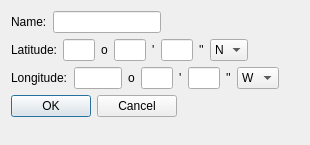
<?xml version="1.0" encoding="UTF-8"?>
<ui version="4.0">
 <class>LocationConfigDialog</class>
 <widget class="QDialog" name="LocationConfigDialog">
  <property name="geometry">
   <rect>
    <x>0</x>
    <y>0</y>
    <width>310</width>
    <height>145</height>
   </rect>
  </property>
  <property name="sizePolicy">
   <sizepolicy hsizetype="Fixed" vsizetype="Fixed">
    <horstretch>0</horstretch>
    <verstretch>0</verstretch>
   </sizepolicy>
  </property>
  <property name="minimumSize">
   <size>
    <width>310</width>
    <height>145</height>
   </size>
  </property>
  <property name="maximumSize">
   <size>
    <width>310</width>
    <height>145</height>
   </size>
  </property>
  <property name="windowTitle">
   <string>Configure Location</string>
  </property>
  <layout class="QFormLayout" name="formLayout">
   <item row="0" column="0">
    <layout class="QHBoxLayout" name="horizontalLayout">
     <item>
      <widget class="QLabel" name="loc_label">
       <property name="text">
        <string>Name:</string>
       </property>
      </widget>
     </item>
     <item>
      <widget class="QLineEdit" name="loc_edit"/>
     </item>
    </layout>
   </item>
   <item row="1" column="0">
    <layout class="QHBoxLayout" name="horizontalLayout_2">
     <property name="sizeConstraint">
      <enum>QLayout::SetFixedSize</enum>
     </property>
     <item>
      <widget class="QLabel" name="lat_label">
       <property name="text">
        <string>Latitude:</string>
       </property>
      </widget>
     </item>
     <item>
      <widget class="QLineEdit" name="lat_deg_edit">
       <property name="sizePolicy">
        <sizepolicy hsizetype="Fixed" vsizetype="Fixed">
         <horstretch>0</horstretch>
         <verstretch>0</verstretch>
        </sizepolicy>
       </property>
       <property name="minimumSize">
        <size>
         <width>32</width>
         <height>0</height>
        </size>
       </property>
       <property name="maximumSize">
        <size>
         <width>32</width>
         <height>16777215</height>
        </size>
       </property>
       <property name="maxLength">
        <number>2</number>
       </property>
      </widget>
     </item>
     <item>
      <widget class="QLabel" name="lat_deg_label">
       <property name="text">
        <string>o</string>
       </property>
       <property name="textFormat">
        <enum>Qt::PlainText</enum>
       </property>
      </widget>
     </item>
     <item>
      <widget class="QLineEdit" name="lat_min_edit">
       <property name="sizePolicy">
        <sizepolicy hsizetype="Fixed" vsizetype="Fixed">
         <horstretch>0</horstretch>
         <verstretch>0</verstretch>
        </sizepolicy>
       </property>
       <property name="minimumSize">
        <size>
         <width>32</width>
         <height>0</height>
        </size>
       </property>
       <property name="maximumSize">
        <size>
         <width>32</width>
         <height>16777215</height>
        </size>
       </property>
       <property name="maxLength">
        <number>2</number>
       </property>
      </widget>
     </item>
     <item>
      <widget class="QLabel" name="lat_min_label">
       <property name="text">
        <string>'</string>
       </property>
      </widget>
     </item>
     <item>
      <widget class="QLineEdit" name="lat_sec_edit">
       <property name="sizePolicy">
        <sizepolicy hsizetype="Fixed" vsizetype="Fixed">
         <horstretch>0</horstretch>
         <verstretch>0</verstretch>
        </sizepolicy>
       </property>
       <property name="minimumSize">
        <size>
         <width>32</width>
         <height>0</height>
        </size>
       </property>
       <property name="maximumSize">
        <size>
         <width>32</width>
         <height>16777215</height>
        </size>
       </property>
       <property name="maxLength">
        <number>2</number>
       </property>
      </widget>
     </item>
     <item>
      <widget class="QLabel" name="lat_sec_label">
       <property name="text">
        <string>''</string>
       </property>
      </widget>
     </item>
     <item>
      <widget class="QComboBox" name="lat_dir_cb">
       <item>
        <property name="text">
         <string>N</string>
        </property>
       </item>
       <item>
        <property name="text">
         <string>S</string>
        </property>
       </item>
      </widget>
     </item>
    </layout>
   </item>
   <item row="2" column="0">
    <layout class="QHBoxLayout" name="horizontalLayout_3">
     <item>
      <widget class="QLabel" name="long_label">
       <property name="text">
        <string>Longitude:</string>
       </property>
      </widget>
     </item>
     <item>
      <widget class="QLineEdit" name="long_deg_edit">
       <property name="sizePolicy">
        <sizepolicy hsizetype="Fixed" vsizetype="Fixed">
         <horstretch>0</horstretch>
         <verstretch>0</verstretch>
        </sizepolicy>
       </property>
       <property name="minimumSize">
        <size>
         <width>48</width>
         <height>0</height>
        </size>
       </property>
       <property name="maximumSize">
        <size>
         <width>48</width>
         <height>16777215</height>
        </size>
       </property>
       <property name="maxLength">
        <number>3</number>
       </property>
      </widget>
     </item>
     <item>
      <widget class="QLabel" name="long_deg_label">
       <property name="text">
        <string>o</string>
       </property>
      </widget>
     </item>
     <item>
      <widget class="QLineEdit" name="long_min_edit">
       <property name="sizePolicy">
        <sizepolicy hsizetype="Fixed" vsizetype="Fixed">
         <horstretch>0</horstretch>
         <verstretch>0</verstretch>
        </sizepolicy>
       </property>
       <property name="minimumSize">
        <size>
         <width>32</width>
         <height>0</height>
        </size>
       </property>
       <property name="maximumSize">
        <size>
         <width>32</width>
         <height>16777215</height>
        </size>
       </property>
       <property name="maxLength">
        <number>2</number>
       </property>
      </widget>
     </item>
     <item>
      <widget class="QLabel" name="long_min_label">
       <property name="text">
        <string>'</string>
       </property>
      </widget>
     </item>
     <item>
      <widget class="QLineEdit" name="long_sec_edit">
       <property name="sizePolicy">
        <sizepolicy hsizetype="Fixed" vsizetype="Fixed">
         <horstretch>0</horstretch>
         <verstretch>0</verstretch>
        </sizepolicy>
       </property>
       <property name="minimumSize">
        <size>
         <width>32</width>
         <height>0</height>
        </size>
       </property>
       <property name="maximumSize">
        <size>
         <width>32</width>
         <height>16777215</height>
        </size>
       </property>
       <property name="maxLength">
        <number>2</number>
       </property>
      </widget>
     </item>
     <item>
      <widget class="QLabel" name="long_sec_label">
       <property name="text">
        <string>''</string>
       </property>
      </widget>
     </item>
     <item>
      <widget class="QComboBox" name="long_dir_cb">
       <item>
        <property name="text">
         <string>W</string>
        </property>
       </item>
       <item>
        <property name="text">
         <string>E</string>
        </property>
       </item>
      </widget>
     </item>
    </layout>
   </item>
   <item row="3" column="0">
    <widget class="QDialogButtonBox" name="buttonBox">
     <property name="orientation">
      <enum>Qt::Horizontal</enum>
     </property>
     <property name="standardButtons">
      <set>QDialogButtonBox::Cancel|QDialogButtonBox::Ok</set>
     </property>
    </widget>
   </item>
  </layout>
 </widget>
 <resources/>
 <connections>
  <connection>
   <sender>buttonBox</sender>
   <signal>accepted()</signal>
   <receiver>LocationConfigDialog</receiver>
   <slot>accept()</slot>
   <hints>
    <hint type="sourcelabel">
     <x>248</x>
     <y>254</y>
    </hint>
    <hint type="destinationlabel">
     <x>157</x>
     <y>274</y>
    </hint>
   </hints>
  </connection>
  <connection>
   <sender>buttonBox</sender>
   <signal>rejected()</signal>
   <receiver>LocationConfigDialog</receiver>
   <slot>reject()</slot>
   <hints>
    <hint type="sourcelabel">
     <x>316</x>
     <y>260</y>
    </hint>
    <hint type="destinationlabel">
     <x>286</x>
     <y>274</y>
    </hint>
   </hints>
  </connection>
 </connections>
</ui>
